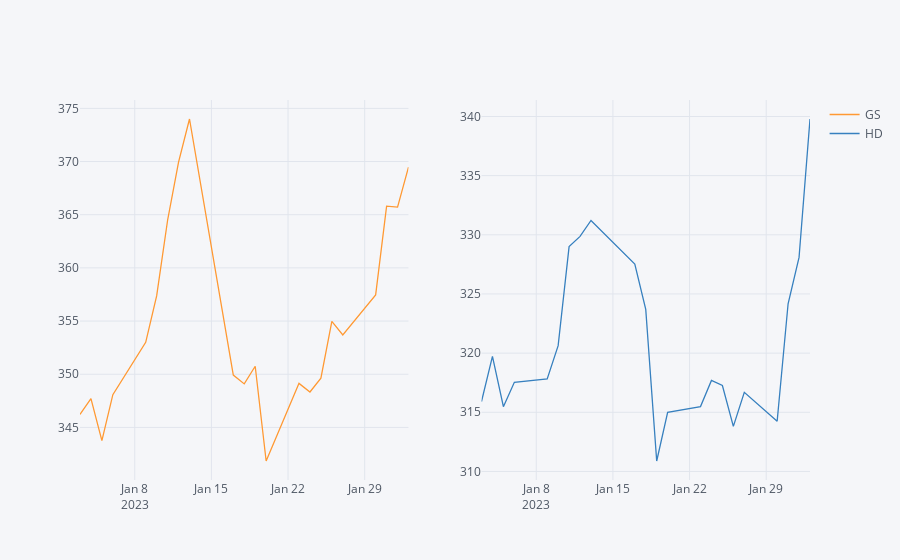

The notebook cell saved with this chart:
### Code cell
# Use subplots
df4[['GS', 'HD']].iplot(subplots=True)

### Figure 1 — Plotly figure (JSON) as saved in the notebook; plotly's stock layout.template omitted (floating-point values rounded to 4 significant figures)
{"data": [{"line": {"color": "rgba(255, 153, 51, 1.0)", "dash": "solid", "shape": "linear", "width": 1.3}, "mode": "lines", "name": "GS", "text": "", "type": "scatter", "x": ["2023-01-03", "2023-01-04", "2023-01-05", "2023-01-06", "2023-01-09", "2023-01-10", "2023-01-11", "2023-01-12", "2023-01-13", "2023-01-17", "2023-01-18", "2023-01-19", "2023-01-20", "2023-01-23", "2023-01-24", "2023-01-25", "2023-01-26", "2023-01-27", "2023-01-30", "2023-01-31", "2023-02-01", "2023-02-02"], "xaxis": "x", "y": [346.2, 347.7, 343.8, 348.1, 353, 357.4, 364.5, 369.9, 374, 349.9, 349.1, 350.8, 341.8, 349.1, 348.3, 349.6, 355.0, 353.7, 357.5, 365.8, 365.7, 369.5], "yaxis": "y"}, {"line": {"color": "rgba(55, 128, 191, 1.0)", "dash": "solid", "shape": "linear", "width": 1.3}, "mode": "lines", "name": "HD", "text": "", "type": "scatter", "x": ["2023-01-03", "2023-01-04", "2023-01-05", "2023-01-06", "2023-01-09", "2023-01-10", "2023-01-11", "2023-01-12", "2023-01-13", "2023-01-17", "2023-01-18", "2023-01-19", "2023-01-20", "2023-01-23", "2023-01-24", "2023-01-25", "2023-01-26", "2023-01-27", "2023-01-30", "2023-01-31", "2023-02-01", "2023-02-02"], "xaxis": "x2", "y": [315.9, 319.7, 315.5, 317.5, 317.8, 320.6, 329, 329.9, 331.2, 327.5, 323.7, 310.9, 315, 315.5, 317.7, 317.3, 313.8, 316.7, 314.2, 324.2, 328.1, 339.8], "yaxis": "y2"}], "layout": {"legend": {"bgcolor": "#F5F6F9", "font": {"color": "#4D5663"}}, "paper_bgcolor": "#F5F6F9", "plot_bgcolor": "#F5F6F9", "title": {"font": {"color": "#4D5663"}}, "xaxis": {"anchor": "y", "domain": [0, 0.45], "gridcolor": "#E1E5ED", "showgrid": true, "tickfont": {"color": "#4D5663"}, "title": {"font": {"color": "#4D5663"}, "text": ""}, "zerolinecolor": "#E1E5ED"}, "xaxis2": {"anchor": "y2", "domain": [0.55, 1], "gridcolor": "#E1E5ED", "showgrid": true, "tickfont": {"color": "#4D5663"}, "title": {"font": {"color": "#4D5663"}, "text": ""}, "zerolinecolor": "#E1E5ED"}, "yaxis": {"anchor": "x", "domain": [0, 1], "gridcolor": "#E1E5ED", "showgrid": true, "tickfont": {"color": "#4D5663"}, "title": {"font": {"color": "#4D5663"}, "text": ""}, "zerolinecolor": "#E1E5ED"}, "yaxis2": {"anchor": "x2", "domain": [0, 1], "gridcolor": "#E1E5ED", "showgrid": true, "tickfont": {"color": "#4D5663"}, "title": {"font": {"color": "#4D5663"}, "text": ""}, "zerolinecolor": "#E1E5ED"}}}
